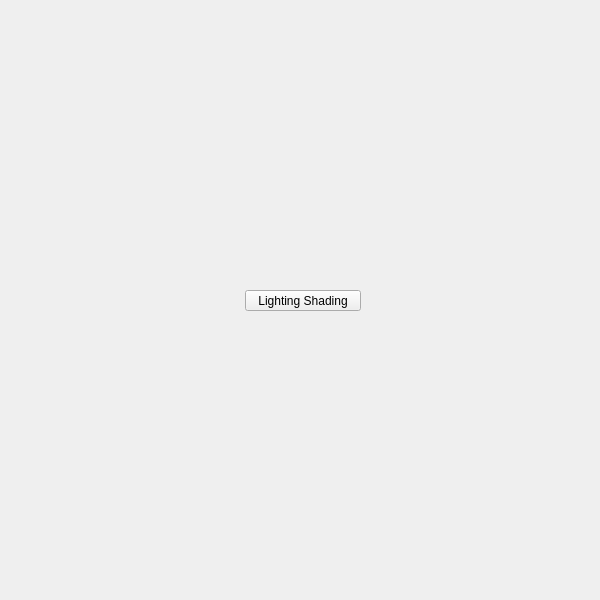
<?xml version="1.0" encoding="UTF-8"?>
<ui version="4.0">
 <class>QtUi</class>
 <widget class="QMainWindow" name="QtUi">
  <property name="enabled">
   <bool>true</bool>
  </property>
  <property name="geometry">
   <rect>
    <x>0</x>
    <y>0</y>
    <width>600</width>
    <height>600</height>
   </rect>
  </property>
  <property name="sizePolicy">
   <sizepolicy hsizetype="Ignored" vsizetype="Ignored">
    <horstretch>0</horstretch>
    <verstretch>0</verstretch>
   </sizepolicy>
  </property>
  <property name="minimumSize">
   <size>
    <width>0</width>
    <height>0</height>
   </size>
  </property>
  <property name="maximumSize">
   <size>
    <width>600</width>
    <height>600</height>
   </size>
  </property>
  <property name="toolButtonStyle">
   <enum>Qt::ToolButtonIconOnly</enum>
  </property>
  <property name="tabShape">
   <enum>QTabWidget::Triangular</enum>
  </property>
  <property name="dockNestingEnabled">
   <bool>true</bool>
  </property>
  <property name="dockOptions">
   <set>QMainWindow::AllowNestedDocks|QMainWindow::AllowTabbedDocks|QMainWindow::AnimatedDocks|QMainWindow::ForceTabbedDocks</set>
  </property>
  <widget class="QWidget" name="widget">
   <property name="sizePolicy">
    <sizepolicy hsizetype="Ignored" vsizetype="Ignored">
     <horstretch>0</horstretch>
     <verstretch>0</verstretch>
    </sizepolicy>
   </property>
   <widget class="QPushButton" name="i027">
    <property name="geometry">
     <rect>
      <x>245</x>
      <y>290</y>
      <width>116</width>
      <height>21</height>
     </rect>
    </property>
    <property name="minimumSize">
     <size>
      <width>0</width>
      <height>21</height>
     </size>
    </property>
    <property name="maximumSize">
     <size>
      <width>999</width>
      <height>21</height>
     </size>
    </property>
    <property name="accessibleName">
     <string>lighting_shading</string>
    </property>
    <property name="text">
     <string>Lighting Shading</string>
    </property>
   </widget>
  </widget>
 </widget>
 <resources/>
 <connections/>
 <designerdata>
  <property name="gridDeltaX">
   <number>5</number>
  </property>
  <property name="gridDeltaY">
   <number>10</number>
  </property>
  <property name="gridSnapX">
   <bool>true</bool>
  </property>
  <property name="gridSnapY">
   <bool>true</bool>
  </property>
  <property name="gridVisible">
   <bool>true</bool>
  </property>
 </designerdata>
</ui>
